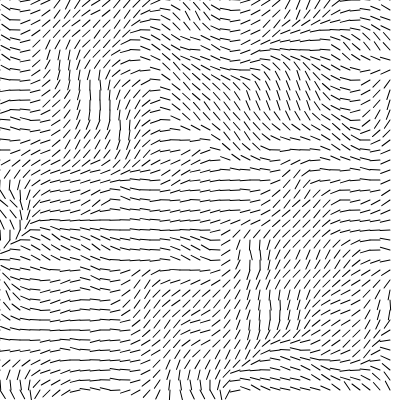
Frame 1 (no input)
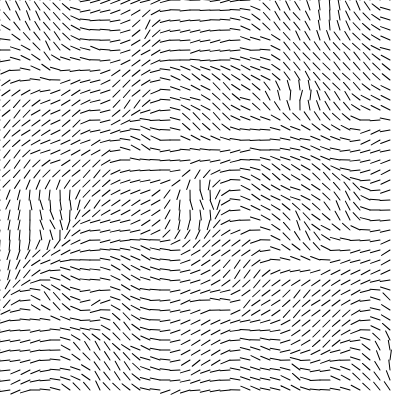
Frame 60 (no input)
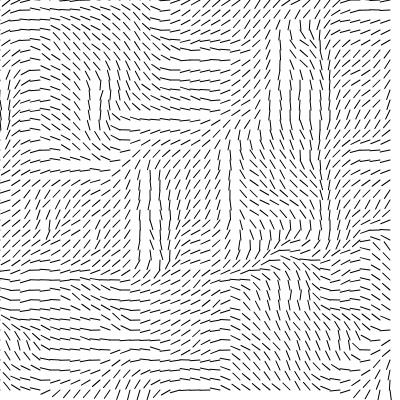
Frame 120 (the mouse pressed at the canvas centre since frame 60)

The p5.js sketch that drew these frames (run headless with seeded random() and noise() and a simulated clock; from frame 60 on, the mouse is pressed at the canvas centre):

// p5.js sketch
// ── sketch.js
// 学习视频链接：https://www.youtube.com/watch?v=BjoM9oKOAKY&list=PLRqwX-V7Uu6bgPNQAdxQZpJuJCjeOr7VD&index=6

// 小面片的大小
var scl = 10
var inc = 0.1;
var cols;
var rows;


var fr;
function setup() {
  createCanvas(400,400);
  cols = floor(width/scl);
  rows = floor(height/scl);
  fr = createP('');
}

function draw() {
  background(255);
  var xoff=0;
  for (var x =0; x<rows; x++) {
    var yoff= 0;
    for (var y = 0; y < cols; y++) {
      var r = noise(xoff,yoff,frameCount*0.05);
      var angle = r * TWO_PI;//map(r,0,1,0,TWO_PI)
      // var angle = random(TWO_PI);
      var v = p5.Vector.fromAngle(angle);
      stroke(0);
      push();
      translate(x*scl,y*scl);
      rotate(v.heading());
      line(0,0,scl,0);
      yoff+=inc;
      pop();
    }
    xoff+=inc;
  }
  fr.html(floor(frameRate()));
  
  
}
var isStop = false;
function mousesPressed() {
  if (isStop) {
    noLoop();
  } else {
    loop();
  }
  
  
}



function drawNoise2DRect() {
  background(0);
  var xoff=0;
  for (var x =0; x<rows; x++) {
    var yoff= 0;
    for (var y = 0; y < cols; y++) {
      var r = noise(xoff,yoff)*255;
      stroke(0);
      strokeWeight(2);
      fill(r);
      rect(x*scl,y*scl,scl,scl);
      yoff+=inc;
    }
    xoff+=inc;
  }
  fr.html(floor(frameRate()));
}
